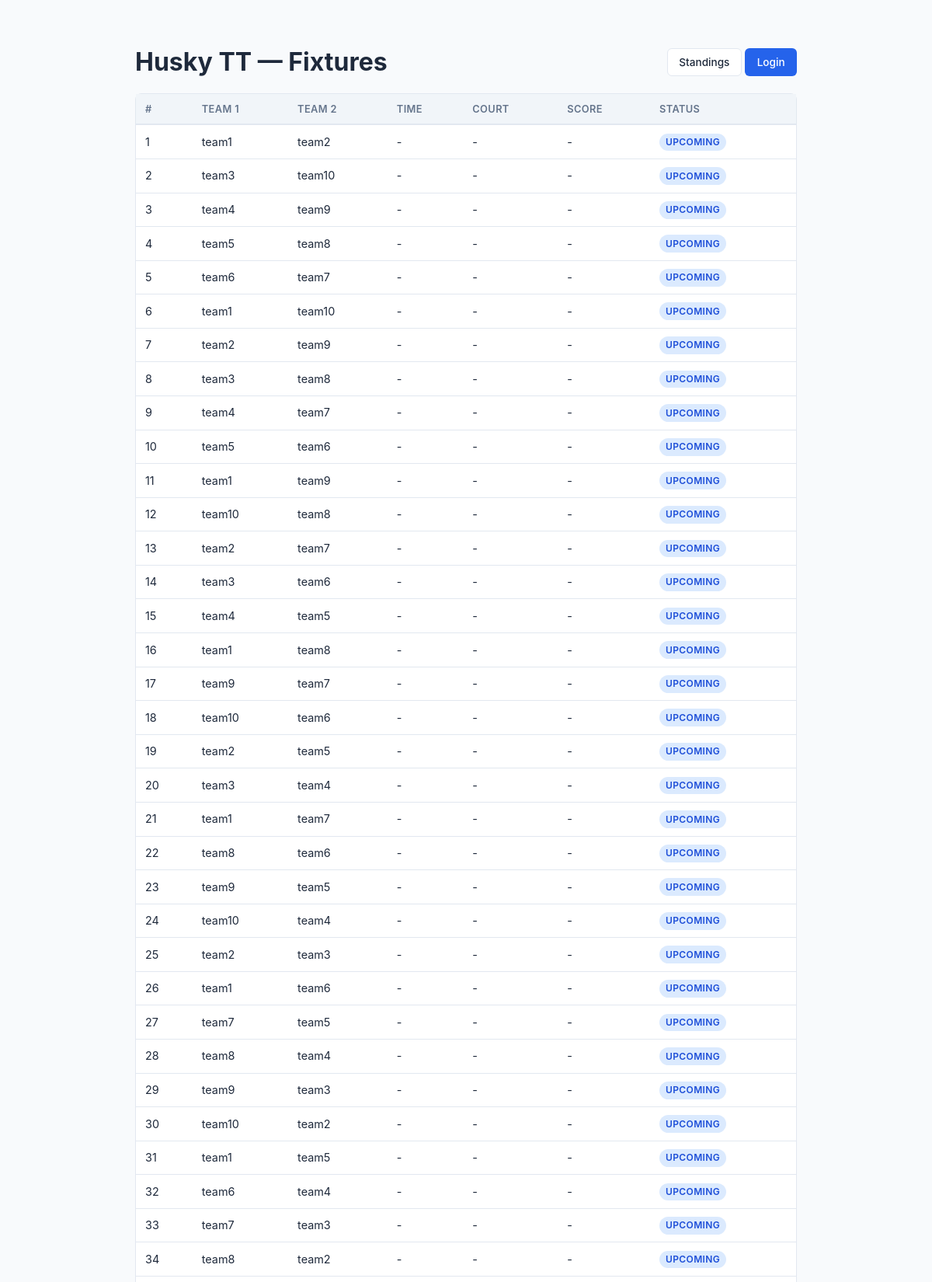
/public/fixtures/ (upper part), run on the app's committed database.
### core/models.py (models this page shows, shortened)
class Tournament(models.Model):
    FORMAT_CHOICES = [
        ("round_robin", "Round Robin"),
        ("double_round_robin", "Double Round Robin"),
        ("knockout", "Knockout"),
        ("double_elimination", "Double Elimination"),
        ("consolation", "Consolation"),
        ("hybrid", "Hybrid (Groups + Knockout)"),
    ]
    SPORT_CHOICES = [
        ("badminton", "Badminton"),
        ("tennis", "Tennis"),
        ("volleyball", "Volleyball"),
        ("basketball", "Basketball"),
        ("soccer", "Soccer"),
        ("cricket", "Cricket"),
        ("table_tennis", "Table Tennis"),
        ("other", "Other"),
    ]
    WITHDRAWAL_POLICY_CHOICES = [
        ("forfeit", "Forfeit remaining matches"),
        ("void", "Void remaining matches"),
    ]
    name = models.CharField(max_length=200)
    sport_type = models.CharField(
        max_length=30, choices=SPORT_CHOICES, default="other",
        help_text="Type of sport for this tournament",
    )
    format = models.CharField(max_length=30, choices=FORMAT_CHOICES)
    players_per_team = models.IntegerField(
        default=1, help_text="Number of players required per team",
    )
    status = models.CharField(
        max_length=20,
        choices=[
            ("setup", "Setup"),
            ("active", "Active"),
            ("completed", "Completed"),
        ],
        default="setup",
    )
    created_at = models.DateTimeField(auto_now_add=True)
    started_at = models.DateTimeField(null=True, blank=True)
    completed_at = models.DateTimeField(null=True, blank=True)
    points_per_win = models.IntegerField(default=3)
    points_per_loss = models.IntegerField(default=0)
    points_per_draw = models.IntegerField(default=1)
    tiebreaker_order = models.TextField(
        default='["game_diff", "games_won", "head_to_head"]'
    )
    num_groups = models.IntegerField(default=2, help_text="For hybrid format")
    teams_per_group_advance = models.IntegerField(
        default=2, help_text="Teams advancing from each group"
    )
    withdrawal_policy = models.CharField(
        max_length=20, choices=WITHDRAWAL_POLICY_CHOICES, default="forfeit"
    )
    default_match_duration = models.IntegerField(
        default=30, help_text="Minutes per match"
    )

class Match(models.Model):
    STATUS_CHOICES = [
        ("upcoming", "Upcoming"),
        ("in_progress", "In Progress"),
        ("pending_confirmation", "Pending Confirmation"),
        ("confirmed", "Confirmed"),
        ("disputed", "Disputed"),
        ("cancelled", "Cancelled"),
        ("forfeited", "Forfeited"),
        ("bye", "Bye"),
    ]
    tournament = models.ForeignKey(
        Tournament, on_delete=models.CASCADE, related_name="matches"
    )
    match_number = models.IntegerField()
    team1 = models.ForeignKey(
        Team, on_delete=models.CASCADE, related_name="home_matches", null=True, blank=True
    )
    team2 = models.ForeignKey(
        Team, on_delete=models.CASCADE, related_name="away_matches", null=True, blank=True
    )
    court = models.ForeignKey(
        Court, on_delete=models.SET_NULL, null=True, blank=True, related_name="matches"
    )
    scheduled_time = models.DateTimeField(null=True, blank=True)
    scheduled_end_time = models.DateTimeField(null=True, blank=True)
    status = models.CharField(max_length=25, choices=STATUS_CHOICES, default="upcoming")
    score_team1 = models.IntegerField(null=True, blank=True)
    score_team2 = models.IntegerField(null=True, blank=True)
    submitted_by = models.ForeignKey(
        Team, on_delete=models.SET_NULL, null=True, blank=True, related_name="submitted_scores"
    )
    confirmed_by = models.ForeignKey(
        Team, on_delete=models.SET_NULL, null=True, blank=True, related_name="confirmed_scores"
    )
    winner = models.ForeignKey(
        Team, on_delete=models.SET_NULL, null=True, blank=True, related_name="won_matches"
    )
    notes = models.TextField(blank=True, default="")
    round_number = models.IntegerField(default=1)
    bracket_position = models.IntegerField(default=0)
    bracket_type = models.CharField(max_length=20, default="winners")
    next_match = models.ForeignKey(
        "self", on_delete=models.SET_NULL, null=True, blank=True, related_name="previous_matches"
    )
    group = models.CharField(max_length=5, blank=True, default="")
    created_at = models.DateTimeField(auto_now_add=True)
    updated_at = models.DateTimeField(auto_now=True)
    class Meta:
        ordering = ["match_number"]

class Team(models.Model):
    STATUS_CHOICES = [
        ("active", "Active"),
        ("withdrawn", "Withdrawn"),
    ]
    user = models.OneToOneField(User, on_delete=models.CASCADE, related_name="team")
    tournament = models.ForeignKey(
        Tournament, on_delete=models.CASCADE, related_name="teams"
    )
    name = models.CharField(max_length=100)
    status = models.CharField(max_length=20, choices=STATUS_CHOICES, default="active")
    withdrawn_at = models.DateTimeField(null=True, blank=True)
    group = models.CharField(max_length=5, blank=True, default="")
    preferred_courts = models.ManyToManyField(Court, blank=True, related_name="preferred_by")
    availability_notes = models.TextField(blank=True, default="")
    seed = models.IntegerField(default=0)
    class Meta:
        unique_together = ["tournament", "name"]

### core/views.py (the view)
# urls.py: path("public/fixtures/", views.public_fixtures, name="public_fixtures"),
def public_fixtures(request):
    tournament = _get_tournament()
    if not tournament:
        return render(request, "core/public_fixtures.html", {"matches": []})
    matches = tournament.matches.select_related("team1", "team2", "court", "winner").order_by("scheduled_time", "match_number")
    return render(request, "core/public_fixtures.html", {"tournament": tournament, "matches": matches})

### core/views.py (called while the page is built)
def _get_tournament():
    return Tournament.objects.order_by("-created_at").first()

### templates/core/public_fixtures.html (shortened to what this page needs)
{% load static %}
<!DOCTYPE html>
<html lang="en">
<head>
    <link rel="stylesheet" href="{% static 'css/style.css' %}">
</head>
<body>
<div class="content" style="max-width:900px;margin:2rem auto;">
    <div class="d-flex justify-between align-center mb-2">
        <h1>{% if tournament %}{{ tournament.name }}{% endif %} — Fixtures</h1>
        <div>
            <a href="{% url 'public_standings' %}" class="btn btn-outline">Standings</a>
            <a href="{% url 'login' %}" class="btn btn-primary">Login</a>
        </div>
    </div>
    <div class="card">
        <div class="table-container">
        <table>
            <thead><tr><th>#</th><th>Team 1</th><th>Team 2</th><th>Time</th><th>Court</th><th>Score</th><th>Status</th></tr></thead>
            <tbody>
            {% for m in matches %}
            <tr>
                <td>{{ m.match_number }}</td>
                <td>{% if m.winner == m.team1 %}<strong>{{ m.team1.name|default:"TBD" }}</strong>{% else %}{{ m.team1.name|default:"TBD" }}{% endif %}</td>
                <td>{% if m.winner == m.team2 %}<strong>{{ m.team2.name|default:"TBD" }}</strong>{% else %}{{ m.team2.name|default:"TBD" }}{% endif %}</td>
                <td>{{ m.scheduled_time|date:"M d, H:i"|default:"-" }}</td>
                <td>{{ m.court.name|default:"-" }}</td>
                <td>{% if m.score_team1 is not None %}{{ m.score_team1 }}-{{ m.score_team2 }}{% else %}-{% endif %}</td>
                <td><span class="badge badge-{{ m.status }}">{{ m.get_status_display }}</span></td>
            </tr>
            {% empty %}
            <tr><td colspan="7" class="text-center text-muted">No matches.</td></tr>
            {% endfor %}
            </tbody>
        </table>
        </div>
    </div>
</div>
</body>
</html>

### static/css/style.css (style rules this page uses)
:root { --primary: #2563eb; --primary-dark: #1d4ed8; --success: #16a34a; --warning: #d97706; --danger: #dc2626; --info: #0891b2; --bg: #f8fafc; --bg-card: #ffffff; --text: #1e293b; --text-muted: #64748b; --border: #e2e8f0; --sidebar-bg: #1e293b; --sidebar-text: #cbd5e1; --sidebar-active: #2563eb; }
* { box-sizing: border-box; margin: 0; padding: 0; }
body { font-family: -apple-system, BlinkMacSystemFont, 'Segoe UI', Roboto, sans-serif; background: var(--bg); color: var(--text); line-height: 1.5; }
.content { padding: 1.5rem; max-width: 1400px; }
.card { background: var(--bg-card); border: 1px solid var(--border); border-radius: 8px; margin-bottom: 1rem; }
.table-container { overflow-x: auto; }
table { width: 100%; border-collapse: collapse; font-size: 0.9rem; }
th { background: #f1f5f9; padding: 0.6rem 0.75rem; text-align: left; font-weight: 600; font-size: 0.8rem; text-transform: uppercase; letter-spacing: 0.03em; color: var(--text-muted); border-bottom: 2px solid var(--border); white-space: nowrap; }
td { padding: 0.6rem 0.75rem; border-bottom: 1px solid var(--border); vertical-align: middle; }
.badge { display: inline-block; padding: 0.15rem 0.5rem; border-radius: 9999px; font-size: 0.75rem; font-weight: 600; text-transform: uppercase; letter-spacing: 0.03em; }
.badge-upcoming { background: #dbeafe; color: #1d4ed8; }
.btn { display: inline-flex; align-items: center; gap: 0.4rem; padding: 0.45rem 0.9rem; border-radius: 6px; font-size: 0.85rem; font-weight: 500; border: 1px solid transparent; cursor: pointer; text-decoration: none; transition: all 0.15s; white-space: nowrap; }
.btn-primary { background: var(--primary); color: white; }
.btn-outline { background: white; border-color: var(--border); color: var(--text); }
.mb-2 { margin-bottom: 1rem; }
.d-flex { display: flex; }
.align-center { align-items: center; }
.justify-between { justify-content: space-between; }

### data on the page
Tournament: name "Husky TT"
Match: match_number "1", team1.name "team1", team2.name "team2", scheduled_time "-", court.name "-", status "UPCOMING"
Match: match_number "2", team1.name "team3", team2.name "team10", scheduled_time "-", court.name "-", status "UPCOMING"
Match: match_number "3", team1.name "team4", team2.name "team9", scheduled_time "-", court.name "-", status "UPCOMING"
Match: match_number "4", team1.name "team5", team2.name "team8", scheduled_time "-", court.name "-", status "UPCOMING"
Match: match_number "5", team1.name "team6", team2.name "team7", scheduled_time "-", court.name "-", status "UPCOMING"
Match: match_number "6", team1.name "team1", team2.name "team10", scheduled_time "-", court.name "-", status "UPCOMING"
Match: match_number "7", team1.name "team2", team2.name "team9", scheduled_time "-", court.name "-", status "UPCOMING"
Match: match_number "8", team1.name "team3", team2.name "team8", scheduled_time "-", court.name "-", status "UPCOMING"
Match: match_number "9", team1.name "team4", team2.name "team7", scheduled_time "-", court.name "-", status "UPCOMING"
Match: match_number "10", team1.name "team5", team2.name "team6", scheduled_time "-", court.name "-", status "UPCOMING"
Match: match_number "11", team1.name "team1", team2.name "team9", scheduled_time "-", court.name "-", status "UPCOMING"
Match: match_number "12", team1.name "team10", team2.name "team8", scheduled_time "-", court.name "-", status "UPCOMING"
Match: match_number "13", team1.name "team2", team2.name "team7", scheduled_time "-", court.name "-", status "UPCOMING"
Match: match_number "14", team1.name "team3", team2.name "team6", scheduled_time "-", court.name "-", status "UPCOMING"
Match: match_number "15", team1.name "team4", team2.name "team5", scheduled_time "-", court.name "-", status "UPCOMING"
Match: match_number "16", team1.name "team1", team2.name "team8", scheduled_time "-", court.name "-", status "UPCOMING"
Match: match_number "17", team1.name "team9", team2.name "team7", scheduled_time "-", court.name "-", status "UPCOMING"
Match: match_number "18", team1.name "team10", team2.name "team6", scheduled_time "-", court.name "-", status "UPCOMING"
Match: match_number "19", team1.name "team2", team2.name "team5", scheduled_time "-", court.name "-", status "UPCOMING"
Match: match_number "20", team1.name "team3", team2.name "team4", scheduled_time "-", court.name "-", status "UPCOMING"
Match: match_number "21", team1.name "team1", team2.name "team7", scheduled_time "-", court.name "-", status "UPCOMING"
Match: match_number "22", team1.name "team8", team2.name "team6", scheduled_time "-", court.name "-", status "UPCOMING"
Match: match_number "23", team1.name "team9", team2.name "team5", scheduled_time "-", court.name "-", status "UPCOMING"
Match: match_number "24", team1.name "team10", team2.name "team4", scheduled_time "-", court.name "-", status "UPCOMING"
Match: match_number "25", team1.name "team2", team2.name "team3", scheduled_time "-", court.name "-", status "UPCOMING"
Match: match_number "26", team1.name "team1", team2.name "team6", scheduled_time "-", court.name "-", status "UPCOMING"
Match: match_number "27", team1.name "team7", team2.name "team5", scheduled_time "-", court.name "-", status "UPCOMING"
Match: match_number "28", team1.name "team8", team2.name "team4", scheduled_time "-", court.name "-", status "UPCOMING"
Match: match_number "29", team1.name "team9", team2.name "team3", scheduled_time "-", court.name "-", status "UPCOMING"
Match: match_number "30", team1.name "team10", team2.name "team2", scheduled_time "-", court.name "-", status "UPCOMING"
Match: match_number "31", team1.name "team1", team2.name "team5", scheduled_time "-", court.name "-", status "UPCOMING"
Match: match_number "32", team1.name "team6", team2.name "team4", scheduled_time "-", court.name "-", status "UPCOMING"
Match: match_number "33", team1.name "team7", team2.name "team3", scheduled_time "-", court.name "-", status "UPCOMING"
Match: match_number "34", team1.name "team8", team2.name "team2", scheduled_time "-", court.name "-", status "UPCOMING"
